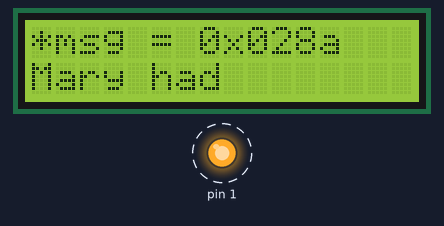
Bench run of a sketch on a simulated Arduino Uno, built with avr-gcc and run on an emulated ATmega328P. Parts: 16×2 character LCD, output pins drawn as LEDs (lit = HIGH). Dashed ring = blinking.

Above: at 1.25 s.
At 9.17 s:
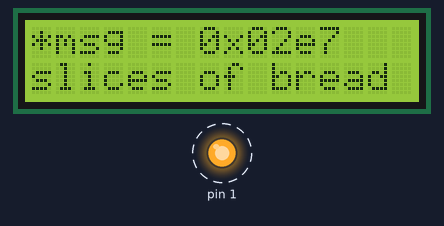
At 20.06 s:
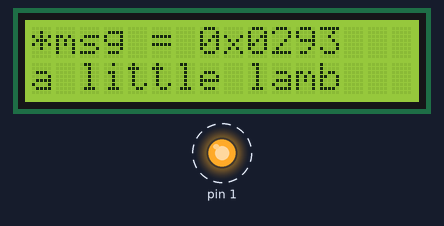
At 38.87 s:
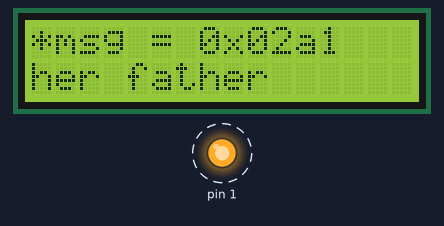
Timing chart, 0 to 40.0 s (numbered marks = the images above):
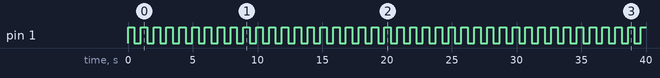

The sketch:

FreeRTOS_Demo.ino
```cpp
#include <Arduino_FreeRTOS.h>
#include <queue.h>
#include <Wire.h>
#include <LiquidCrystal_I2C.h>

QueueHandle_t xLCDMsgQueue = NULL;

void StatusLEDTask(void *pvParameters);
void LCDTask(void *pvParameters);

// the setup function runs once when you press reset or power the board
void setup()
{
    xLCDMsgQueue = xQueueCreate(5, sizeof(const char*));

    // Now set up two tasks to run independently.
    xTaskCreate(StatusLEDTask,
                "Blink",
                64,     // Stack size
                NULL,
                2,      // priority
                NULL);

    xTaskCreate(LCDTask,
                "LCD",
                256,    // Stack size
                NULL,
                1,      // priority
                NULL);

    // Now the task scheduler, which takes over control of scheduling individual tasks, is automatically started.
}

void loop()
{
    // Empty. Things are done in Tasks.
}

/*--------------------------------------------------*/
/*---------------------- Tasks ---------------------*/
/*--------------------------------------------------*/

void StatusLEDTask(void *pvParameters)
{
    (void) pvParameters;

    const char * const msg[] = { "Mary had",
                                 "a little lamb",
                                 "her father",
                                 "shot it dead",
                                 "now Mary takes",
                                 "her lamb to",
                                 "school",
                                 "between two",
                                 "slices of bread" };
    int index = 0;

    // initialize digital pin 13 as an output.
    pinMode(PB1, OUTPUT);

    for (;;)
    {
        digitalWrite(PB1, HIGH);
        vTaskDelay(500 / portTICK_PERIOD_MS);
        digitalWrite(PB1, LOW);
        vTaskDelay(500 / portTICK_PERIOD_MS);

        xQueueSend(xLCDMsgQueue, &msg[index], 0);
        index = (index >= 8) ? 0 : index + 1;
    }
}

void LCDTask(void *pvParameters)
{
    (void) pvParameters;

    // I2C pins declaration
    LiquidCrystal_I2C lcd(0x27, 16, 2);

    lcd.init();
    lcd.backlight();    // To Power ON the back light

    for (;;)
    {
        char *msg, data[20];

        xQueueReceive(xLCDMsgQueue, &msg, portMAX_DELAY);
        lcd.clear();
        lcd.setCursor(0,0);
        sprintf(data, "*msg = 0x%04x", msg);
        lcd.print(data);
        lcd.setCursor(0, 1);
        lcd.print(msg);
    }
}
```

Measured:
- by itself, pin 1: alternates HIGH for 0.50 s and LOW for 0.50 s
- what the display in image 0 shows lasts 1.0 s, from 1.0 s to 2.0 s
